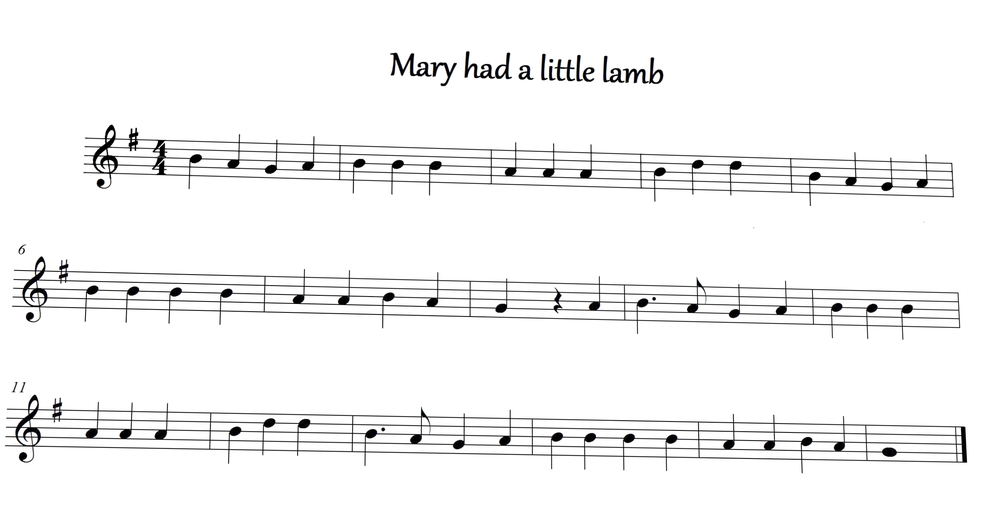
#> input picture ComputerVision/sample.png, 1000 x 524 px, shrunk from 2456 x 1288 before the run
$ python -i horizontal.py   (imports and definitions only)
#> lines starting #> are read from the running program, lines starting #| are printed output that depends on the picture; after the words box and inside, x2 and y2 are one past the last pixel; in counts of white or black regions, pixels touching at a corner belong together
import cv2 as cv
import numpy as np


# Load image, convert to grayscale, Otsu's threshold
def horizontal_lines(image_name):
    # Load the image
#> called with image_name = 'sample.png'
    src = cv.imread(image_name, cv.IMREAD_COLOR)
#> src is the input picture: shape (524, 1000, 3); mean B, G, R 244.4, 244.4, 244.4
    # Check if image is loaded fine
    if src is None:
        print('Error opening image: ' + image_name)
        return -1
    # Show source image
    # [load_image]
    # [gray]
    # Transform source image to gray if it is not already
    if len(src.shape) != 2:
        gray = cv.cvtColor(src, cv.COLOR_BGR2GRAY)
    else:
        gray = src

    # Apply adaptiveThreshold at the bitwise_not of gray, notice the ~ symbol
    gray = cv.bitwise_not(gray)
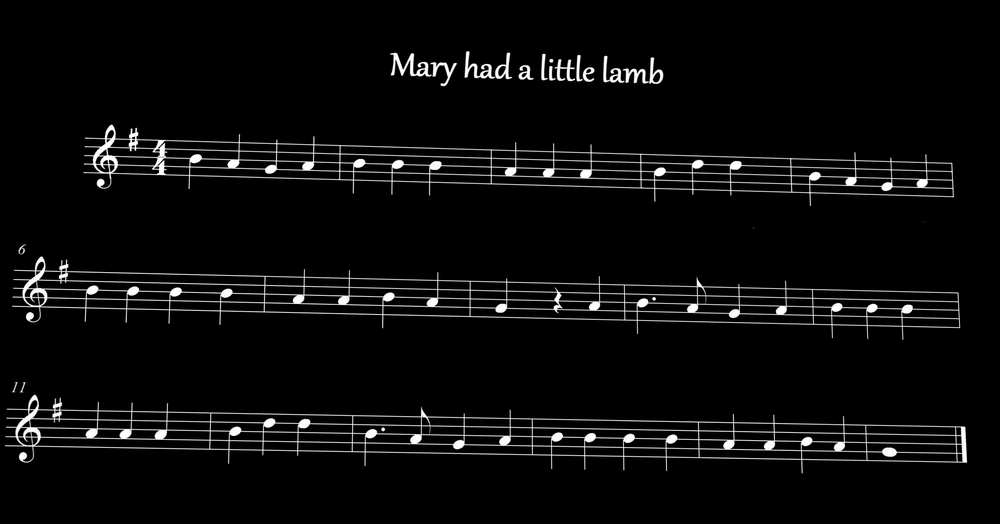
#> gray: shape (524, 1000); min 0, max 255, mean 10.6
    bw = cv.adaptiveThreshold(gray, 255, cv.ADAPTIVE_THRESH_MEAN_C, cv.THRESH_BINARY, 15, -2)
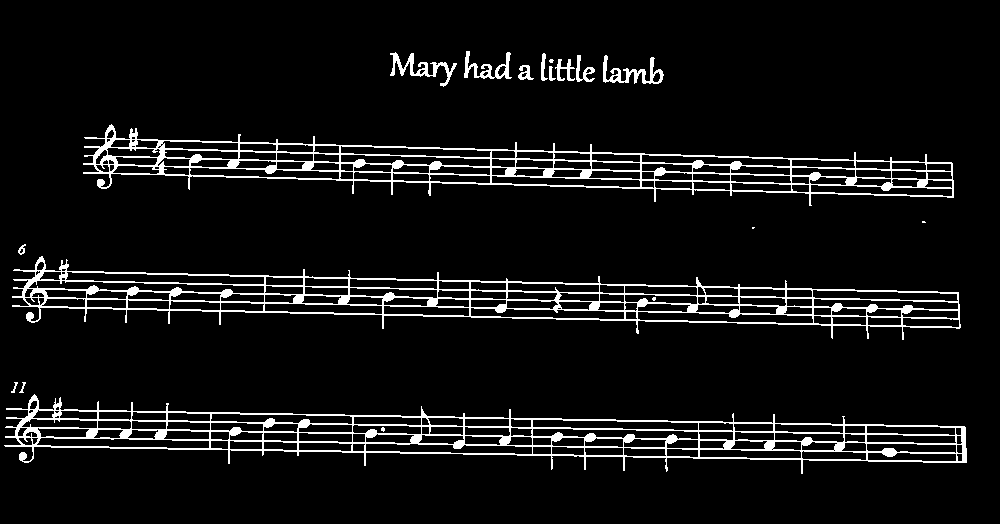
#> bw: shape (524, 1000); 7% white in thin lines or dots, all inside (x1, y1, x2, y2) = (4, 51, 967, 474)

    # Detect horizontal lines
    horizontal_kernel = cv.getStructuringElement(cv.MORPH_RECT, (40, 1))
    detect_horizontal = cv.morphologyEx(bw, cv.MORPH_OPEN, horizontal_kernel, iterations=2)
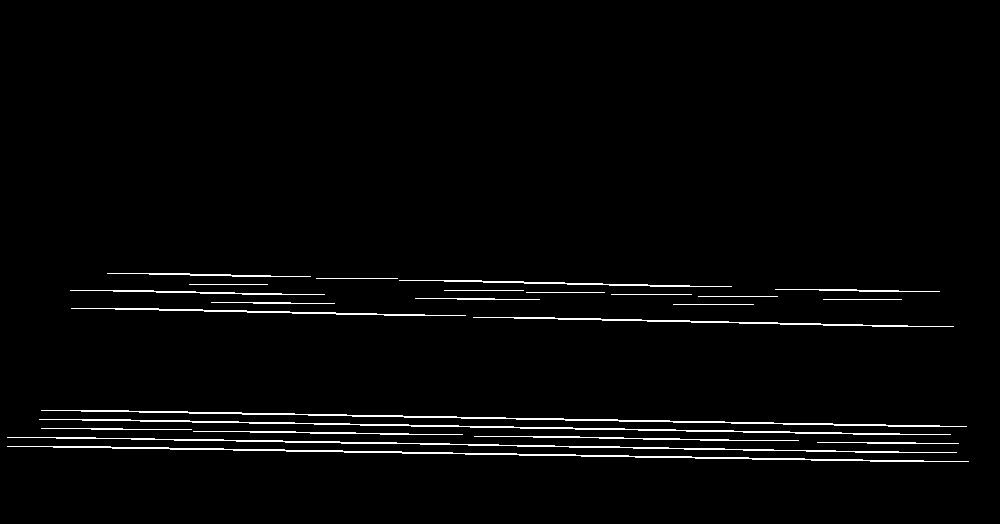
#> detect_horizontal: shape (524, 1000); 2.3% white in thin lines or dots, all inside (x1, y1, x2, y2) = (7, 273, 969, 462)
    cnts = cv.findContours(detect_horizontal, cv.RETR_EXTERNAL, cv.CHAIN_APPROX_NONE)
#> cnts = 24 contours, 8 with area under 20; largest, box (x1, y1, x2, y2) and area: (7, 446, 969, 462) 814, (41, 410, 967, 427) 792, (39, 419, 951, 435) 699, (7, 437, 957, 453) 604, (473, 317, 954, 327) 361
    cnts = cnts[0] if len(cnts) == 2 else cnts[1]
    for c in cnts:
        cv.drawContours(src, [c], -1, (36, 255, 12), 2)
#> this loop made 24 passes
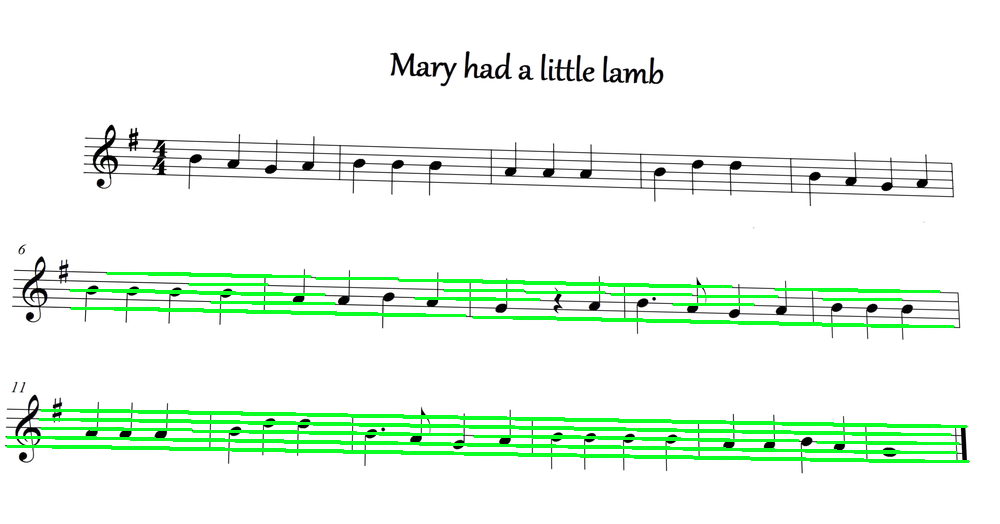
#> src: shape (524, 1000, 3); 5.14% of pixels changed, all inside (x1, y1, x2, y2) = (6, 272, 970, 463)
    filename = image_name.split(chr(92))
#> (the run stopped early here; a loop or call above may not have finished)
